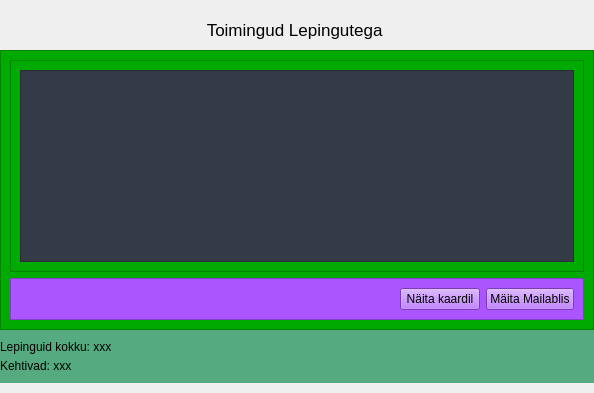
           <widget class="QWidget" name="Lepingud">
            <layout class="QVBoxLayout" name="verticalLayout_39">
             <property name="spacing">
              <number>0</number>
             </property>
             <property name="leftMargin">
              <number>0</number>
             </property>
             <property name="topMargin">
              <number>10</number>
             </property>
             <property name="rightMargin">
              <number>0</number>
             </property>
             <property name="bottomMargin">
              <number>10</number>
             </property>
             <item alignment="Qt::AlignTop">
              <widget class="QWidget" name="ContractsPageName" native="true">
               <property name="styleSheet">
                <string notr="true"/>
               </property>
               <layout class="QHBoxLayout" name="horizontalLayout_8">
                <property name="spacing">
                 <number>5</number>
                </property>
                <property name="leftMargin">
                 <number>0</number>
                </property>
                <property name="topMargin">
                 <number>10</number>
                </property>
                <property name="rightMargin">
                 <number>0</number>
                </property>
                <property name="bottomMargin">
                 <number>10</number>
                </property>
                <item alignment="Qt::AlignTop">
                 <widget class="QLabel" name="label_18">
                  <property name="font">
                   <font>
                    <pointsize>13</pointsize>
                   </font>
                  </property>
                  <property name="text">
                   <string>Toimingud Lepingutega </string>
                  </property>
                  <property name="alignment">
                   <set>Qt::AlignCenter</set>
                  </property>
                 </widget>
                </item>
               </layout>
              </widget>
             </item>
             <item>
              <widget class="QFrame" name="ContractMainFrame">
               <property name="styleSheet">
                <string notr="true">background-color: rgb(0, 170, 0);</string>
               </property>
               <property name="frameShape">
                <enum>QFrame::StyledPanel</enum>
               </property>
               <property name="frameShadow">
                <enum>QFrame::Raised</enum>
               </property>
               <layout class="QVBoxLayout" name="verticalLayout_8">
                <item>
                 <widget class="QFrame" name="ContractInfoFrame">
                  <property name="frameShape">
                   <enum>QFrame::StyledPanel</enum>
                  </property>
                  <property name="frameShadow">
                   <enum>QFrame::Raised</enum>
                  </property>
                  <layout class="QVBoxLayout" name="verticalLayout">
                   <item>
                    <widget class="QTableView" name="ContractView">
                     <property name="styleSheet">
                      <string notr="true">background-color: rgb(52, 59, 71);</string>
                     </property>
                    </widget>
                   </item>
                  </layout>
                 </widget>
                </item>
                <item>
                 <widget class="QFrame" name="Buttons">
                  <property name="styleSheet">
                   <string notr="true">background-color: rgb(170, 85, 255);</string>
                  </property>
                  <property name="frameShape">
                   <enum>QFrame::StyledPanel</enum>
                  </property>
                  <property name="frameShadow">
                   <enum>QFrame::Raised</enum>
                  </property>
                  <layout class="QHBoxLayout" name="horizontalLayout_10">
                   <item>
                    <spacer name="horizontalSpacer">
                     <property name="orientation">
                      <enum>Qt::Horizontal</enum>
                     </property>
                     <property name="sizeHint" stdset="0">
                      <size>
                       <width>380</width>
                       <height>20</height>
                      </size>
                     </property>
                    </spacer>
                   </item>
                   <item>
                    <widget class="QPushButton" name="pushButton_2">
                     <property name="text">
                      <string>Näita kaardil</string>
                     </property>
                    </widget>
                   </item>
                   <item>
                    <widget class="QPushButton" name="pushButton">
                     <property name="text">
                      <string>Mäita Mailablis</string>
                     </property>
                    </widget>
                   </item>
                  </layout>
                 </widget>
                </item>
               </layout>
              </widget>
             </item>
             <item alignment="Qt::AlignBottom">
              <widget class="QWidget" name="ContractsPageFooter" native="true">
               <property name="styleSheet">
                <string notr="true">background-color: rgb(85, 170, 127);</string>
               </property>
               <layout class="QVBoxLayout" name="verticalLayout_37">
                <property name="spacing">
                 <number>5</number>
                </property>
                <property name="leftMargin">
                 <number>0</number>
                </property>
                <property name="topMargin">
                 <number>10</number>
                </property>
                <property name="rightMargin">
                 <number>0</number>
                </property>
                <property name="bottomMargin">
                 <number>10</number>
                </property>
                <item>
                 <widget class="QLabel" name="label_19">
                  <property name="text">
                   <string>Lepinguid kokku: xxx</string>
                  </property>
                 </widget>
                </item>
                <item>
                 <widget class="QLabel" name="label_3">
                  <property name="text">
                   <string>Kehtivad: xxx</string>
                  </property>
                 </widget>
                </item>
               </layout>
              </widget>
             </item>
            </layout>
           </widget>
